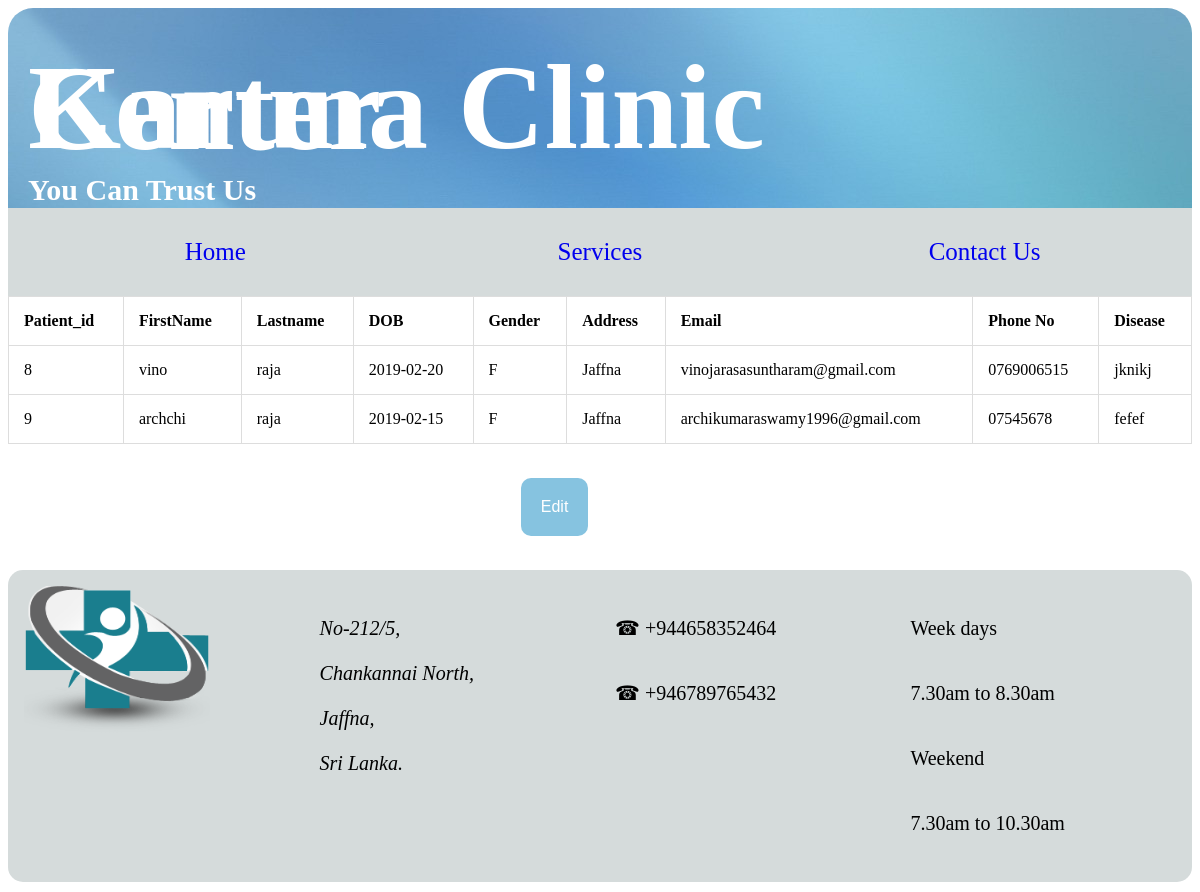
/P_Details.php, run on the app's committed database.
### tables this page shows
CREATE TABLE IF NOT EXISTS `patient` (
  `Patient_id` int(11) NOT NULL AUTO_INCREMENT,
  `Firstname` varchar(50) NOT NULL,
  `Lastname` varchar(20) NOT NULL,
  `DOB` date NOT NULL,
  `Gender` enum('M','F') NOT NULL DEFAULT 'M',
  `Address` varchar(50) NOT NULL,
  `Email` varchar(50) NOT NULL,
  `Phone_No` varchar(10) NOT NULL,
  `Disease` varchar(30) NOT NULL,
  `Username` varchar(30) NOT NULL,
  `Password` varchar(255) NOT NULL,
  `Admin_id` int(10) NOT NULL DEFAULT '1',
  `Doctor_id` int(11) NOT NULL,
  `isEmailConfirmed` tinyint(4) NOT NULL,
  `token` varchar(10) NOT NULL,
  PRIMARY KEY (`Patient_id`),
  KEY `isEmailConfirmed` (`isEmailConfirmed`,`token`) USING BTREE,
  KEY `Admin_id` (`Admin_id`) USING BTREE
);

### P_Details.php (the view, shortened to what this page needs)
<!DOCTYPE html>
<html>
<head>
	</head>
<body>
	<div class="title col-12">
	<div class="a col-10">
		<h1>Karuna Clinic Center</h1>
		<h2 style="font-family:Agency FB;font-size:30px;">You Can Trust Us</h2>
		</div>
		<div class="b col-2">
		</div>
	</div>
	<div class="header col-12">
		<div  class="Home col-4">
			<a href="Home.php">Home</a>
		</div>
		<div class="Customer col-4">
			<a href="Services.php">Services</a>
		</div>
		<div class="Contact col-4">
			<a href="Contact.php">Contact Us</a>
		</div>
	</div>
		<?php
$con=mysqli_connect('localhost','root','','karuna_clinic_center');
$sql="SELECT * FROM patient";
$sqldata=mysqli_query($con,$sql)or die('error getting');
echo "<table border=1 align=center>";
echo "<tr><th>Patient_id</th><th>FirstName</th><th>Lastname</th><th>DOB</th><th>Gender</th><th>Address</th><th>Email</th><th>Phone No</th><th>Disease</th></tr>";
while($row=mysqli_fetch_array($sqldata,MYSQLI_ASSOC)){
	echo "<tr><td>";
	echo $row['Patient_id'];
	echo "</td><td>";
	echo $row['Firstname'];
	echo "</td><td>";
	echo $row['Lastname'];
	echo "</td><td>";
	echo $row['DOB'];
	echo "</td><td>";
	echo $row['Gender'];
	echo "</td><td>";
	echo $row['Address'];
	echo "</td><td>";
	echo $row['Email'];
	echo "</td><td>";
	echo $row['Phone_No'];
	echo "</td><td>";
	echo $row['Disease'];
	echo "</td></tr>";
}
echo "</table>";
?>
	<div class="View col-12">
	<div class="data col-5">
	</div>
	<div class="click col-7">
   <a href="P_View.php"><button   class="button" type="submit" class="btn btn-info" align="center" style="border-radius: 10px 10px 10px 10px;">Edit</button></a>
	</div>
	</div>
	<div class="contact col-12">
		<div class="img col-3">
		<img src="images\logo-right.png" width="70%" height="150px">
		</div>
		<div class="address col-3">
		<p style="align:center"><address >No-212/5,</br> Chankannai North,</br> Jaffna,</br> Sri Lanka.</address></p><br/>
		</div>
		<div class="phone col-3">
		<p> &#9742 +944658352464</p>
		<p> &#9742 +946789765432</p>
		</div>
		<div class="time col-3">
		<p style="font-family:Agency FB";>Week days</p>
		<p style="font-family:Agency FB";>7.30am to 8.30am</p>
		<p style="font-family:Agency FB";>Weekend</p>
		<p style="font-family:Agency FB";>7.30am to 10.30am</p>
		</div>
	</div>
</body>
</html>

### P_Details.php (style rules this page uses)
* { box-sizing: border-box; }
.header::after { content: ""; clear: both; display: table; }
[class*="col-"] { float: left; padding: 15px; }
.col-2 { width: 16.66%; }
.col-3 { width: 25%; }
.col-4 { width: 33.33%; }
.col-5 { width: 41.66%; }
.col-7 { width: 58.33%; }
.col-10 { width: 83.33%; }
.col-12 { width: 100%; }
.title { height:200px; background-image:url("Aurora-Soft-Blue-abstract-wallpapers-illusions-polish-shape-abstract-aurora-1920x1080.jpg"); height:200px; border-radius: 25px 25px 0px 0px; font-family:Brush Script MT; font-size:60px; color: white; padding:5px; line-height:0.5px; }
.header { background-color: #d5dbdb; text-decoration: none; font-family:Algerian; color:#0b8276; font-size:25px; text-align:center; }
.button { background-color: #86c3e0; border: none; color: white; padding: 20px; text-align: center; text-decoration: none; display: inline-block; font-size: 16px; margin: 4px 2px; cursor: pointer; }
table, td, th { border: 1px solid #ddd; text-align: left; }
table { border-collapse: collapse; width: 100%; }
th, td { padding: 15px; }
.contact { background-color: #d5dbdb ; padding:0.1%; border-radius: 15px; margin-bottom:10px; font-size:20px; line-height:45px; }
a:link { text-decoration:none; }

### data on the page
patient: Patient_id "8", Firstname "vino", Lastname "raja", DOB "2019-02-20", Gender "F", Address "Jaffna", Email "vinojarasasuntharam@gmail.com", Phone_No "0769006515", Disease "jknikj"
patient: Patient_id "9", Firstname "archchi", Lastname "raja", DOB "2019-02-15", Gender "F", Address "Jaffna", Email "archikumaraswamy1996@gmail.com", Phone_No "07545678", Disease "fefef"
